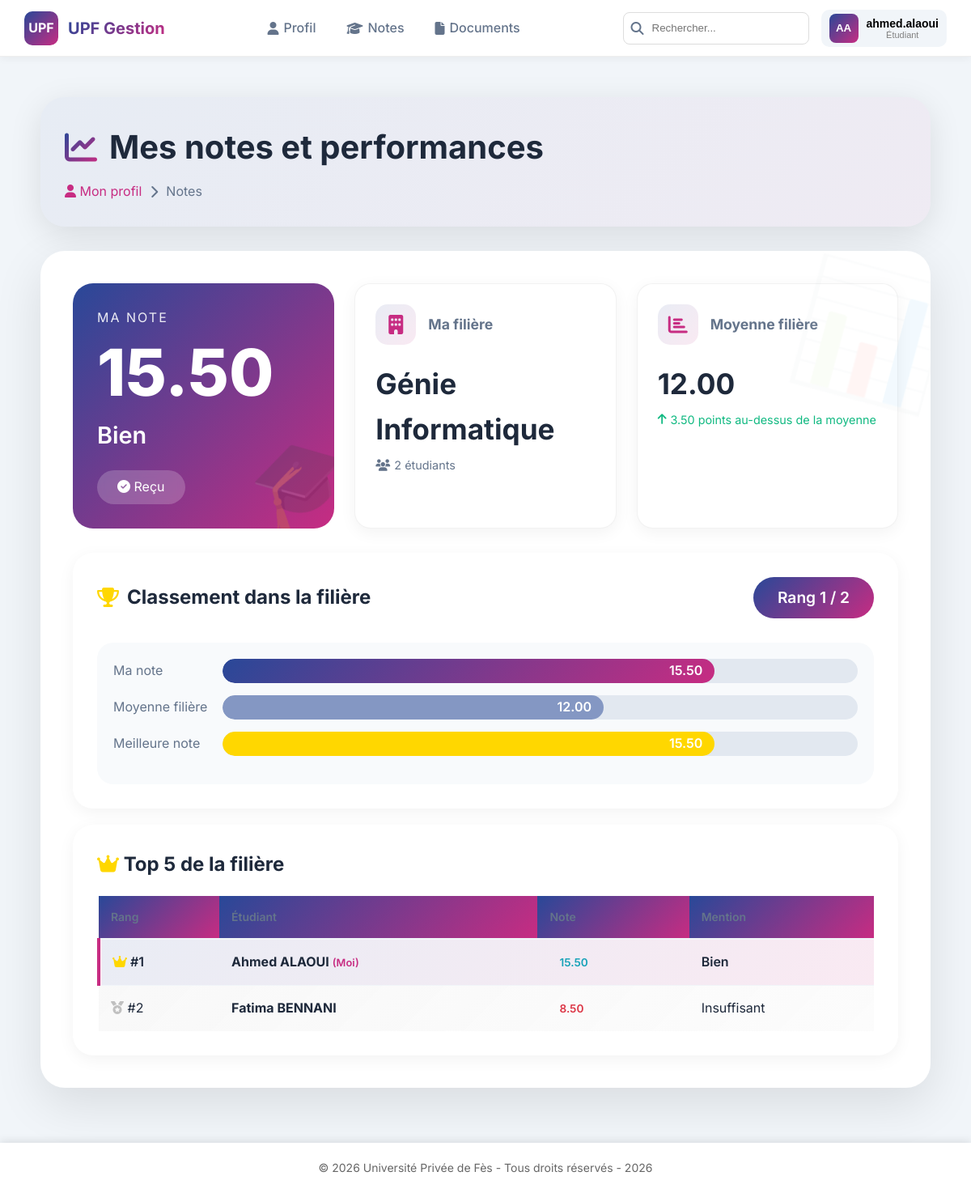
The page /user/notes.php (signed in) on the database its author committed.
### tables this page shows
CREATE TABLE `etudiants` (
  `Code` varchar(10) NOT NULL,
  `Nom` varchar(50) NOT NULL,
  `Prenom` varchar(50) NOT NULL,
  `Filiere` varchar(10) DEFAULT NULL,
  `FNote` decimal(4,2) DEFAULT NULL,
  `Photo` varchar(255) DEFAULT NULL,
  `date_naissance` date DEFAULT NULL,
  `email` varchar(100) DEFAULT NULL,
  `telephone` varchar(20) DEFAULT NULL,
  `created_at` datetime NOT NULL
);

CREATE TABLE `filieres` (
  `CodeF` varchar(10) NOT NULL,
  `IntituleF` varchar(100) NOT NULL,
  `responsable` varchar(100) DEFAULT NULL,
  `nbPlaces` int(11) DEFAULT NULL,
  `created_at` datetime NOT NULL
);

### includes/functions.php (called while the page is built, shortened)
<?php
function getMention($note) {
    if ($note >= 14) return ['mention' => 'Bien', 'class' => 'note-bien'];
    return ['mention' => 'Insuffisant', 'class' => 'note-insuffisant'];
}
function getStatus($note) {
    if ($note >= 10) return ['status' => 'Reçu', 'class' => 'status-reçu'];
    return ['status' => 'Ajourné', 'class' => 'status-ajourné'];
}
?>

### user/notes.php (the view, shortened to what this page needs)
<?php
require_once '../includes/header.php';
require_once '../includes/functions.php';
$pdo = getConnexion();
$stmt = $pdo->prepare("
    SELECT e.*, f.IntituleF, f.CodeF,
           (SELECT AVG(FNote) FROM etudiants WHERE Filiere = e.Filiere AND FNote IS NOT NULL) as moyenne_filiere,
           (SELECT COUNT(*) FROM etudiants WHERE Filiere = e.Filiere) as total_filiere,
           (SELECT COUNT(*) FROM etudiants WHERE Filiere = e.Filiere AND FNote > e.FNote) as mieux_classe,
           (SELECT MIN(FNote) FROM etudiants WHERE Filiere = e.Filiere AND FNote IS NOT NULL) as note_min_filiere,
           (SELECT MAX(FNote) FROM etudiants WHERE Filiere = e.Filiere AND FNote IS NOT NULL) as note_max_filiere
    FROM etudiants e
    LEFT JOIN filieres f ON e.Filiere = f.CodeF
    WHERE e.Code = ?
");
$stmt->execute([$_SESSION['etudiant_id']]);
$etudiant = $stmt->fetch();
$mentionInfo = getMention($etudiant['FNote']);
$statusInfo = getStatus($etudiant['FNote']);
$rang = $etudiant['mieux_classe'] + 1;
$total = $etudiant['total_filiere'];
$stmt = $pdo->prepare("
    SELECT Code, Nom, Prenom, FNote,
           (SELECT COUNT(*) FROM etudiants e2 WHERE e2.Filiere = e.Filiere AND e2.FNote > e.FNote) + 1 as rang
    FROM etudiants e
    WHERE Filiere = ? AND FNote IS NOT NULL
    ORDER BY FNote DESC
    LIMIT 5
");
$stmt->execute([$etudiant['Filiere']]);
$topEtudiants = $stmt->fetchAll();
$stats = [
    'moyenne' => $etudiant['moyenne_filiere'],
    'min' => $etudiant['note_min_filiere'],
    'max' => $etudiant['note_max_filiere'],
    'total' => $etudiant['total_filiere']
];
?>
<div class="notes-page">
    <div class="page-header">
        <h1>
            <i class="fas fa-chart-line"></i>
            Mes notes et performances
        </h1>
        <div class="breadcrumb">
            <a href="profil.php"><i class="fas fa-user"></i> Mon profil</a>
            <i class="fas fa-chevron-right"></i>
            <span>Notes</span>
        </div>
    </div>
    <div class="main-card">
        <div class="notes-grid">
            <div class="note-principale">
                <div class="note-label">Ma note</div>
                <div class="note-valeur">
                    <?php echo $etudiant['FNote'] !== null ? number_format($etudiant['FNote'], 2) : '---'; ?>
                </div>
                <div class="note-mention"><?php echo $mentionInfo['mention']; ?></div>
                <div class="note-statut">
                    <i class="fas fa-<?php echo $statusInfo['status'] == 'Reçu' ? 'check-circle' : ($statusInfo['status'] == 'Ajourné' ? 'times-circle' : 'clock'); ?>"></i>
                    <?php echo $statusInfo['status']; ?>
                </div>
            </div>
            <div class="stat-card">
                <div class="stat-header">
                    <i class="fas fa-building"></i>
                    <h3>Ma filière</h3>
                </div>
                <div class="stat-value"><?php echo htmlspecialchars($etudiant['IntituleF'] ?? 'Non assigné'); ?></div>
                <div class="stat-compare">
                    <i class="fas fa-users"></i>
                    <?php echo $stats['total']; ?> étudiants
                </div>
            </div>
            <div class="stat-card">
                <div class="stat-header">
                    <i class="fas fa-chart-bar"></i>
                    <h3>Moyenne filière</h3>
                </div>
                <div class="stat-value"><?php echo $stats['moyenne'] ? number_format($stats['moyenne'], 2) : 'N/A'; ?></div>
                <?php if ($etudiant['FNote'] !== null && $stats['moyenne'] !== null): ?>
                    <?php $diff = $etudiant['FNote'] - $stats['moyenne']; ?>
                    <div class="stat-compare <?php echo $diff >= 0 ? 'trend-up' : 'trend-down'; ?>">
                        <i class="fas fa-<?php echo $diff >= 0 ? 'arrow-up' : 'arrow-down'; ?>"></i>
                        <?php echo number_format(abs($diff), 2); ?> points
                        <?php echo $diff >= 0 ? 'au-dessus' : 'en-dessous'; ?> de la moyenne
                    </div>
                <?php endif; ?>
            </div>
        </div>
        <div class="classement-card">
            <div class="classement-header">
                <h2>
                    <i class="fas fa-trophy" style="color: gold;"></i>
                    Classement dans la filière
                </h2>
                <?php if ($etudiant['FNote'] !== null): ?>
                    <div class="rang-badge">
                        Rang <?php echo $rang; ?> / <?php echo $total; ?>
                    </div>
                <?php endif; ?>
            </div>
            <div class="comparison-chart">
                <div class="chart-bar">
                    <span class="chart-label">Ma note</span>
                    <div class="chart-progress">
                        <?php if ($etudiant['FNote'] !== null): ?>
                            <?php $pourcentage = ($etudiant['FNote'] / 20) * 100; ?>
                            <div class="chart-fill" style="width: <?php echo $pourcentage; ?>%;">
                                <?php echo number_format($etudiant['FNote'], 2); ?>
                            </div>
                        <?php else: ?>
                            <div class="chart-fill" style="width: 0%;">Non évalué</div>
                        <?php endif; ?>
                    </div>
                </div>
                <div class="chart-bar">
                    <span class="chart-label">Moyenne filière</span>
                    <div class="chart-progress">
                        <?php if ($stats['moyenne'] !== null): ?>
                            <?php $pourcentageMoy = ($stats['moyenne'] / 20) * 100; ?>
                            <div class="chart-fill" style="width: <?php echo $pourcentageMoy; ?>%; background: rgba(41,72,152,0.5);">
                                <?php echo number_format($stats['moyenne'], 2); ?>
                            </div>
                        <?php else: ?>
                            <div class="chart-fill" style="width: 0%; background: #94a3b8;">-</div>
                        <?php endif; ?>
                    </div>
                </div>
                <div class="chart-bar">
                    <span class="chart-label">Meilleure note</span>
                    <div class="chart-progress">
                        <?php if ($stats['max'] !== null): ?>
                            <?php $pourcentageMax = ($stats['max'] / 20) * 100; ?>
                            <div class="chart-fill" style="width: <?php echo $pourcentageMax; ?>%; background: gold;">
                                <?php echo number_format($stats['max'], 2); ?>
                            </div>
                        <?php endif; ?>
                    </div>
                </div>
            </div>
        </div>
        <?php if (count($topEtudiants) > 0): ?>
            <div class="classement-card" style="margin-top: 20px;">
                <h2 style="margin-bottom: 20px;">
                    <i class="fas fa-crown" style="color: gold;"></i>
                    Top 5 de la filière
                </h2>
                <table class="top-table">
                    <thead>
                        <tr>
                            <th>Rang</th>
                            <th>Étudiant</th>
                            <th>Note</th>
                            <th>Mention</th>
                        </tr>
                    </thead>
                    <tbody>
                        <?php foreach ($topEtudiants as $index => $top):
                            $topMention = getMention($top['FNote']);
                            $rowClass = '';
                            if ($top['Code'] == $etudiant['Code']) {
                                $rowClass = 'current-student';
                            } elseif ($top['rang'] <= 3) {
                                $rowClass = 'rang-' . $top['rang'];
                            }
                        ?>
                            <tr class="<?php echo $rowClass; ?>">
                                <td>
                                    <?php if ($top['rang'] == 1): ?>
                                        <i class="fas fa-crown" style="color: gold;"></i>
                                    <?php elseif ($top['rang'] == 2): ?>
                                        <i class="fas fa-medal" style="color: silver;"></i>
                                    <?php elseif ($top['rang'] == 3): ?>
                                        <i class="fas fa-medal" style="color: #cd7f32;"></i>
                                    <?php endif; ?>
                                    #<?php echo $top['rang']; ?>
                                </td>
                                <td>
                                    <strong><?php echo htmlspecialchars($top['Prenom'] . ' ' . $top['Nom']); ?></strong>
                                    <?php if ($top['Code'] == $etudiant['Code']): ?>
                                        <span style="color: var(--upf-pink); font-size: 0.8rem;"> (Moi)</span>
                                    <?php endif; ?>
                                </td>
                                <td>
                                    <span class="badge <?php echo $topMention['class']; ?>">
                                        <?php echo number_format($top['FNote'], 2); ?>
                                    </span>
                                </td>
                                <td><?php echo $topMention['mention']; ?></td>
                            </tr>
                        <?php endforeach; ?>
                    </tbody>
                </table>
            </div>
        <?php endif; ?>
    </div>
</div>
<?php require_once '../includes/footer.php'; ?>

### assets/style.css (style rules this page uses)
:root { --upf-blue: #294898; --upf-pink: #C72C82; --upf-gray: #f5f5f5; --white: #ffffff; --dark: #333333; --success: #28a745; --danger: #dc3545; --warning: #ffc107; --info: #17a2b8; }
* { margin: 0; padding: 0; box-sizing: border-box; }
body { font-family: 'Segoe UI', Tahoma, Geneva, Verdana, sans-serif; background: linear-gradient(135deg, var(--upf-blue) 0%, var(--upf-pink) 100%); min-height: 100vh; line-height: 1.6; }
table { width: 100%; border-collapse: collapse; }
th { background: linear-gradient(135deg, var(--upf-blue), var(--upf-pink)); color: white; padding: 12px; font-size: 14px; text-align: left; }
td { padding: 12px; border-bottom: 1px solid #eee; }
.note-bien { color: #17a2b8; font-weight: bold; }
.note-insuffisant { color: #dc3545; font-weight: bold; }

### includes/header.php (style rules this page uses)
:root { --upf-blue:#294898; --upf-pink:#C72C82; --gradient:linear-gradient(135deg,var(--upf-blue),var(--upf-pink)); --dark:#1e293b; --gray:#64748b; --light:#f8fafc; --danger:#ef4444; --header-height:70px; }
* { margin:0; padding:0; box-sizing:border-box; }
body { font-family:'Inter',sans-serif; background:#f1f5f9; color:var(--dark); }

### rows shown on the page
etudiants: FNote "15.50", FNote "Bien", FNote "Reçu", Filiere.IntituleF "Génie Informatique", rang "1", Prenom+Nom "Ahmed ALAOUI", shows "(Moi)"
etudiants: rang "2", Prenom+Nom "Fatima BENNANI", FNote "8.50", FNote "Insuffisant"

### other values the page prints
$initiales "AA"
$user_login "ahmed.alaoui"
$stats['total'] "2"
$stats['moyenne'] "12.00"
abs($diff) "3.50"
$rang "1"
$total "2"
$stats['max'] "15.50"
